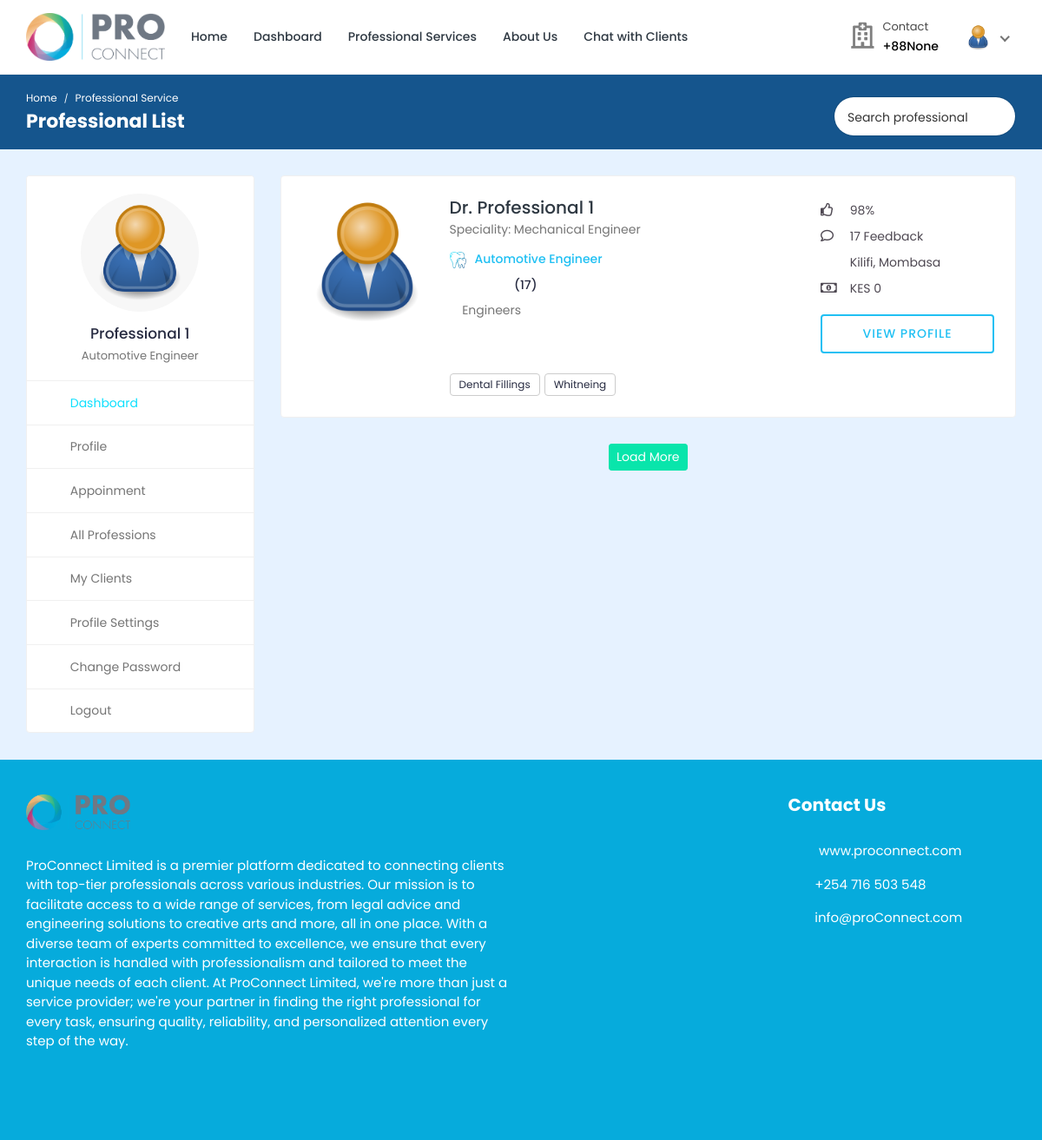
The app's page /professional_service-professional-list/3/ (signed in), older data.
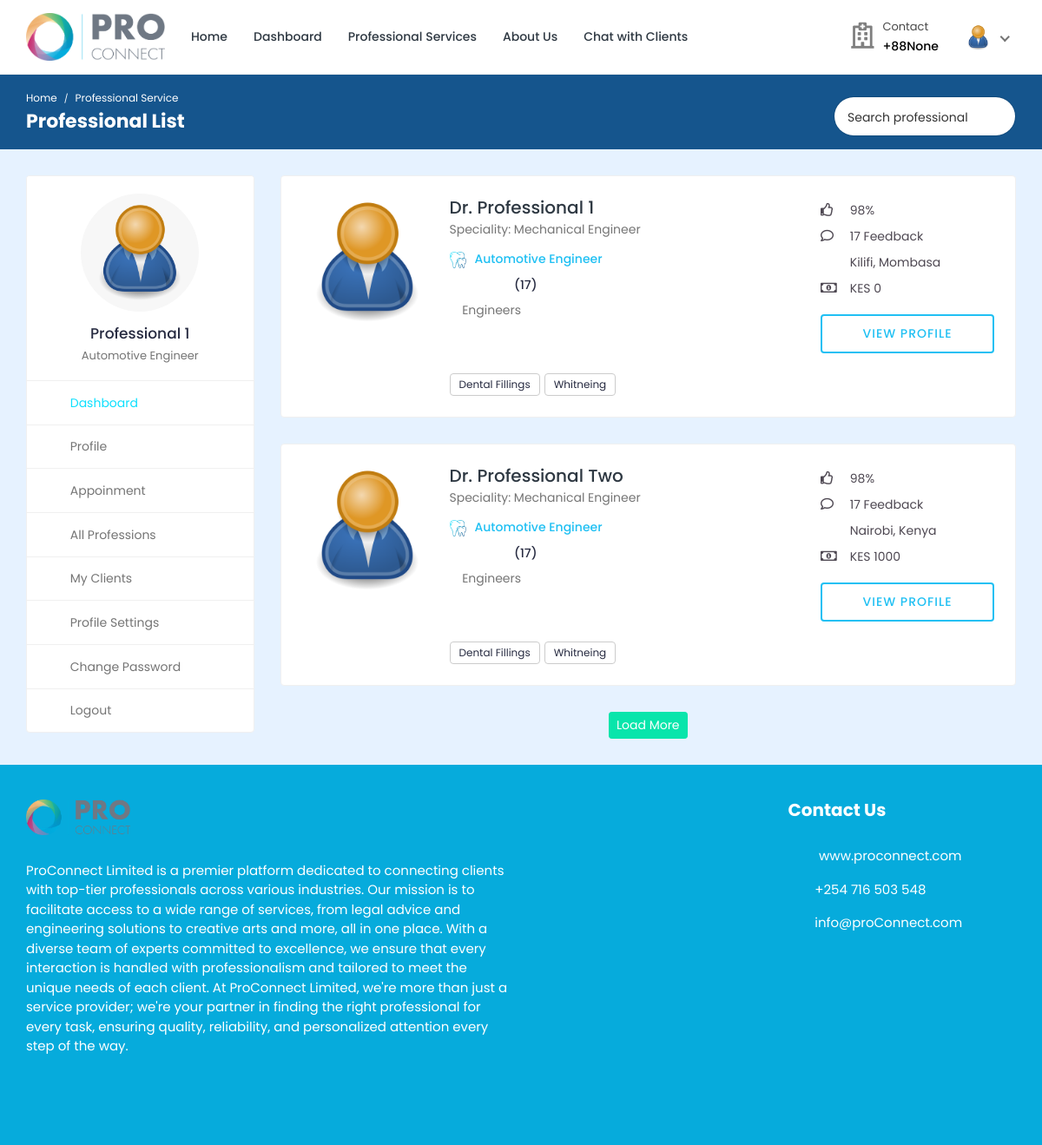
The same page, newer data.
### professional/models.py (models this page shows, shortened)
class Professional_Information(models.Model):
    PROFESSION_CHOICES = (
        ('medical', 'Medical Services'),
        ('legal', 'Legal Services'),
        ('engineering', 'Engineering Services'),
        ('art', 'Art & Design'),
    )
    professional_id = models.AutoField(primary_key=True)
    user = models.OneToOneField(settings.AUTH_USER_MODEL, on_delete=models.CASCADE, related_name='profile')
    name = models.CharField(max_length=200)
    username = models.CharField(max_length=200, null=True, blank=True)
    gender = models.CharField(max_length=200, null=True, blank=True)
    description = models.TextField(max_length=1000, null=True, blank=True)
    profession = models.CharField(max_length=200, choices=PROFESSION_CHOICES)
    profession_name = models.ForeignKey(ServiceDepartment, on_delete=models.SET_NULL, null=True)
    specialization = models.ForeignKey(specialization, on_delete=models.SET_NULL, null=True)
    featured_image = models.ImageField(upload_to='professionals/', default='professionals/user-default.png')
    certificate_image = models.ImageField(upload_to='professionals_certificates/', default='professionals_certificates/default.png', null=True, blank=True)
    email = models.EmailField(max_length=200, null=True, blank=True)
    phone_number = models.CharField(max_length=200, null=True, blank=True)
    availability = models.CharField(max_length=200, null=True, blank=True, default='9am - 4pm')
    consultation_fee = models.IntegerField(null=True, blank=True, default=0)
    services_fee = models.IntegerField(null=True, blank=True, default=0)
    address = models.CharField(max_length=200, null=True, blank=True)
    service_name = models.ForeignKey(Professional_Service_Information, on_delete=models.SET_NULL, null=True, blank=True)
    profession = models.CharField(max_length=200, choices=PROFESSION_CHOICES, null=True, blank=True)
    institute = models.CharField(max_length=200, null=True, blank=True)
    degree = models.CharField(max_length=200, null=True, blank=True)
    completion_year = models.CharField(max_length=200, null=True, blank=True)
    work_place = models.CharField(max_length=200, null=True, blank=True)
    designation = models.CharField(max_length=200, null=True, blank=True)
    start_year = models.CharField(max_length=200, null=True, blank=True)
    end_year = models.CharField(max_length=200, null=True, blank=True)
    register_status = models.CharField(max_length=200, null=True, blank=True, default='Accepted')

### professional_service_admin/models.py (models this page shows, shortened)
class ServiceDepartment(models.Model):
    ServiceDepartment_id = models.AutoField(primary_key=True)
    ServiceDepartment_name = models.CharField(max_length=200, null=True, blank=True)
    professional_service = models.ForeignKey(Professional_Service_Information, on_delete=models.CASCADE, null=True, blank=True)
    featured_image = models.ImageField(upload_to='profession/', default='profession/default.png', null=True, blank=True)

class specialization(models.Model):
    specialization_id = models.AutoField(primary_key=True)
    specialization_name = models.CharField(max_length=200, null=True, blank=True)
    professional_service = models.ForeignKey(Professional_Service_Information, on_delete=models.CASCADE, null=True, blank=True)

### professional_service/models.py (models this page shows)
class Professional_Service_Information(models.Model):
    PROFESSION = (
        ('medical', 'Medical Services'),
        ('legal', 'Legal Services'),
        ('engineering', 'Engineering Services'),
        ('art', 'Art & Design'),
        ('tech', 'Technology Services'),
        ('education', 'Educational Services'),
        ('consulting', 'Consulting Services'),
    )
    professional_service_id = models.AutoField(primary_key=True)
    name = models.CharField(max_length=200, null=True, blank=True)
    featured_image = models.ImageField(upload_to='professional_services/', default='professional_services/default.png', null=True, blank=True)
    description = models.TextField(null=True, blank=True)
    profession = models.CharField(max_length=200, choices=PROFESSION)
    def __str__(self):
        return str(self.name)

### professional_service/views.py (the view)
# urls.py: path('professional_service-professional-list/<int:pk>/', views.professional_service_professional_list, name='professional_service-professional-list'),
@csrf_exempt
@login_required(login_url="login")
def professional_service_professional_list(request, pk):
    if request.user.is_authenticated and request.user.is_client:
        client = Client.objects.get(user=request.user)
        professions = ServiceDepartment.objects.get(ServiceDepartment_id=pk)
        professionals = Professional_Information.objects.filter(profession_name=professions)
        professionals, search_query = searchDepartmentProfessionals(request, pk)
        context = {'client': client, 'profession': professions, 'professionals': professionals, 'search_query': search_query, 'pk_id': pk}
        return render(request, 'professional_service-professional-list.html', context)
    elif request.user.is_authenticated and request.user.is_professional:
        professional = Professional_Information.objects.get(user=request.user)
        professions = ServiceDepartment.objects.get(ServiceDepartment_id=pk)
        professionals = Professional_Information.objects.filter(profession_name=professions)
        professionals, search_query = searchDepartmentProfessionals(request, pk)
        context = {'professional':professional, 'profession': professions, 'professionals': professionals, 'search_query': search_query, 'pk_id': pk}
        return render(request, 'professional_service-professional-list.html', context)
    else:
        logout(request)
        messages.error(request, 'Not Authorized')
        return render(request, 'client-login.html')

### professional_service/utils.py (called while the page is built)
def searchDepartmentProfessionals(request, pk):
    search_query = ''
    if request.GET.get('search_query'):
        search_query = request.GET.get('search_query')
    professions = ServiceDepartment.objects.get(ServiceDepartment_id=pk)
    professionals = Professional_Information.objects.filter(profession_name=professions).filter(
        Q(name__icontains=search_query))
    return professionals, search_query

### templates/professional_service-professional-list.html (shortened to what the changed rows need)
{% load static %}
<!DOCTYPE html>
<html lang="en">
<head>
  <link rel="stylesheet" href="{% static 'proConnect-System/css/Normal/bootstrap.min.css' %}" />
  <link rel="stylesheet" href="{% static 'proConnect-System/plugins/Normal/fontawesome/css/fontawesome.min.css' %}" />
  <link rel="stylesheet" href="{% static 'proConnect-System/plugins/Normal/fontawesome/css/all.min.css' %}" />
  <link rel="stylesheet" href="{% static 'proConnect-System/css/Normalbootstrap-datetimepicker.min.css' %}" />
  <link rel="stylesheet" href="{% static 'proConnect-System/plugins/Normal/select2/css/select2.min.css'%}" />
  <link rel="stylesheet" href="{% static 'proConnect-System/plugins/Normal/fancybox/jquery.fancybox.min.css'%}" />
  <link rel="stylesheet" href="{% static 'proConnect-System/css/Normal/style.css' %}" />
  <link rel="stylesheet" href="{% static 'proConnect-System/css/Normal/search2.css' %}">
</head>
<body>
  <div class="main-wrapper">
    <header class="header">
      {% if user.is_authenticated and user.is_professional %}
      {% include 'professional-navbar.html' %}
      {% endif %}
    </header>
    <div class="breadcrumb-bar">
      <div class="container-fluid">
        <div class="row align-items-center">
          <div class="col-md-6 col-6">
            <h2 class="breadcrumb-title">Professional List</h2>
          </div>
        </div>
      </div>
    </div>
    <div class="content">
      <div class="container-fluid">
        <div class="row">
          <div class="col-md-5 col-lg-4 col-xl-3 theiaStickySidebar">
            <div>
              {% if user.is_authenticated and user.is_professional %}
              {% include 'professional-sidebar.html' %}
              {% endif %}
            </div>
          </div>
          <div class="col-md-12 col-lg-8 col-xl-9">
            {% for professional in professionals %}
            <div class="card">
              <div class="card-body">
                <div class="professional-widget">
                  <div class="doc-info-left">
                    <div class="professional-img">
                      <a href="{% url 'professional-profile' pk=professional.professional_id %}">
                        <img src="{{ professional.featured_image.url }}" class="img-fluid" alt="User Image" />
                      </a>
                    </div>
                    <div class="doc-info-cont">
                      <h4 class="doc-name">
                        <a href="{% url 'professional-profile' pk=professional.professional_id %}">Dr.
                          {{professional.name}}</a>
                      </h4>
                      <p class="doc-speciality">Speciality: {{ professional.profession_name.ServiceDepartment_name }}</p>
                      <h5 class="doc-profession">
                        <img src="{% static 'proConnect-System/images/Normal/specialities/specialities-05.png'%}"
                          class="img-fluid" alt="Speciality" />{{ professional.specialization.specialization_name }}
                      </h5>
                      <div class="rating">
                        <i class="fas fa-star filled"></i>
                        <i class="fas fa-star filled"></i>
                        <i class="fas fa-star filled"></i>
                        <i class="fas fa-star filled"></i>
                        <i class="fas fa-star"></i>
                        <span class="d-inline-block average-rating">(17)</span>
                      </div>
                      <div class="clinic-details">
                        <p class="doc-location">
                          <i class="fas fa-map-marker-alt"></i>
                          {{professional.service_name}}
                        </p>
                        <ul class="clinic-gallery">
                          <li>
                          </li>
                        </ul>
                      </div>
                      <div class="clinic-services">
                        <span>Dental Fillings</span>
                        <span> Whitneing</span>
                      </div>
                    </div>
                  </div>
                  <div class="doc-info-right">
                    <div class="clini-infos">
                      <ul>
                        <li><i class="far fa-thumbs-up"></i> 98%</li>
                        <li><i class="far fa-comment"></i> 17 Feedback</li>
                        <li>
                          <i class="fas fa-map-marker-alt"></i> {{professional.address}}
                        </li>
                        <li>
                          <i class="far fa-money-bill-alt"></i>
                          KES {{professional.consultation_fee}}
                          <i class="fas fa-info-circle" data-toggle="tooltip" title="Lorem Ipsum"></i>
                        </li>
                      </ul>
                    </div>
                    <div class="clinic-booking">
                      <a class="view-pro-btn"
                        href="{% url 'professional-profile' pk=professional.professional_id %}">View
                        Profile</a>
                    </div>
                  </div>
                </div>
              </div>
            </div>
            {% endfor %}
          </div>
        </div>
      </div>
    </div>
    {% include 'footer.html' %}
  </div>
</body>
</html>

### templates/professional-navbar.html (shortened to what this page needs)
{% load static %}
<nav class="navbar navbar-expand-lg header-nav">
  <div class="navbar-header">
    <a href="{% url 'professional_service_home'%}" class="navbar-brand logo">
      <img src="{% static 'proConnect-System/images/Normal/proConnect-logo.png' %}" class="img-fluid" alt="Logo" />
    </a>
  </div>
  <div class="main-menu-wrapper">
    <ul class="main-nav">
      <li>
        <a href="{% url 'professional_service_home'%}">Home</a>
      </li>
      <li>
        <a href="{% url 'professional-dashboard'%}">Dashboard</a>
      </li>
      <li><a href="{% url 'multiple-professional_service' %}" style="text-decoration: none;">Professional Services</a>
      </li>
      <li>
        <a href="{% url 'about-us'%}">About Us</a>
      </li>
      <li>
        <a href="{% url 'chat-home' pk=user.id %}">Chat with Clients</a>
      </li>
    </ul>
  </div>
  <ul class="nav header-navbar-rht">
    <li class="nav-item contact-item">
      <div class="header-contact-img">
        <i class="far fa-hospital"></i>
      </div>
      <div class="header-contact-detail">
        <p class="contact-header">Contact</p>
        <p class="contact-info-header">+88{{professional.phone_number}}</p>
      </div>
    </li>
    <li class="nav-item dropdown has-arrow logged-item">
      <a href="#" class="dropdown-toggle nav-link" data-toggle="dropdown">
        <span class="user-img">
          <img class="rounded-circle" src="{{ professional.featured_image.url }}" width="31" alt="Darren Elder" />
        </span>
      </a>
    </li>
  </ul>
</nav>

### templates/professional-sidebar.html (shortened to what this page needs)
{% load static %}
<div class="profile-sidebar">
  <div class="widget-profile pro-widget-content">
    <div class="profile-info-widget">
      <a href="#" class="booking-doc-img">
        <img src="{{ professional.featured_image.url }}" alt="User Image" />
      </a>
      <div class="profile-det-info">
        <h3>{{ professional.name }}</h3>
        <div class="client-details">
          <h5 class="mb-0">{{professional.specialization.specialization_name}}</h5>
        </div>
      </div>
    </div>
  </div>
  <div class="dashboard-widget">
    <nav class="dashboard-menu sidebar">
      <ul>
        <li class="active">
          <a href="{% url 'professional-dashboard' %}">
            <i class="fas fa-columns"></i>
            <span>Dashboard</span>
          </a>
        </li>
        <li>
          <a href="{% url 'professional-profile' pk=professional.professional_id %}">
            <i class="fas fa-user"></i>
            <span>Profile</span>
          </a>
        </li>
        <li>
          <a href="{% url 'appointments'%}">
            <i class="fas fa-user-circle"></i>
            <span>Appoinment</span>
          </a>
        </li>
        <li>
          <a href="{% url 'multiple-professional_service' %}">
            <i class="fas fa-hospital"></i>
            <span>All Professions</span>
          </a>
        </li>
        <li>
          <a href="{% url 'my-clients' %}">
            <i class="fas fa-user-injured"></i>
            <span>My Clients</span>
          </a>
        </li>
        <li>
          <a href="{% url 'professional-profile-settings' %}">
            <i class="fas fa-user-cog"></i>
            <span>Profile Settings</span>
          </a>
        </li>
        <li>
          <a href="{% url 'professional-change-password' pk=user.id%}">
            <i class="fas fa-lock"></i>
            <span>Change Password</span>
          </a>
        </li>
        <li>
          <a href="{% url 'professional-logout'%}">
            <i class="fas fa-sign-out-alt"></i>
            <span>Logout</span>
          </a>
        </li>
      </ul>
    </nav>
  </div>
</div>

Row changes from the older to the newer data that the page shows:
added Professional_Information: featured_image (placeholder picture), name "Professional Two", profession_name.ServiceDepartment_name "Mechanical Engineer", specialization.specialization_name "Automotive Engineer", service_name "Engineers", address "Nairobi, Kenya", consultation_fee "1000"
